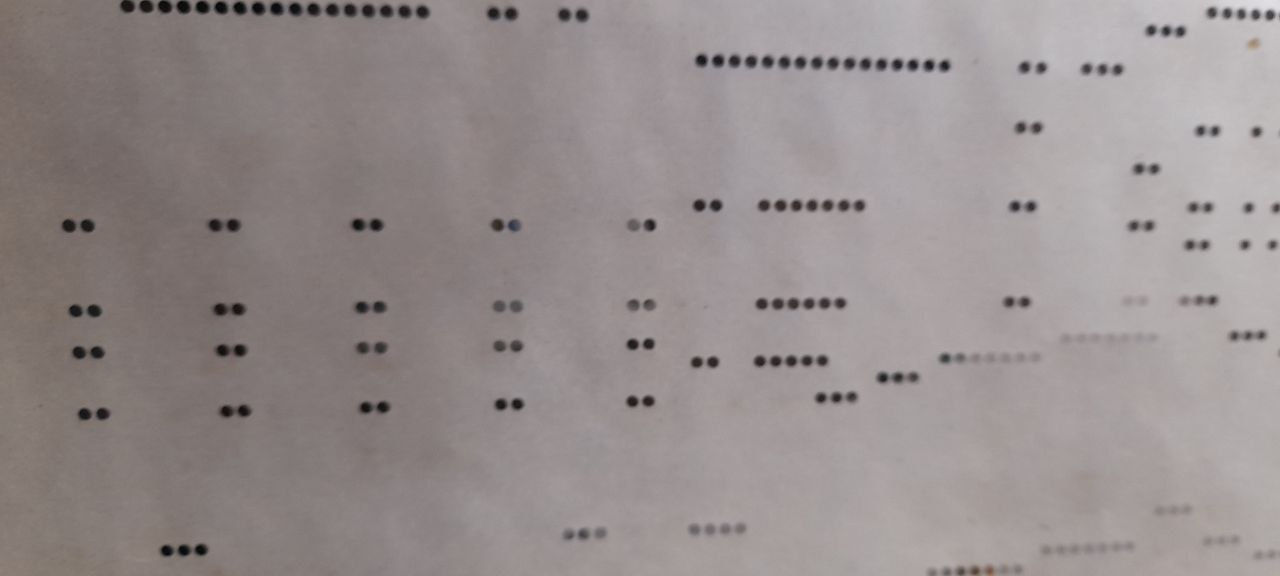
#> input picture visionSystem/img_test/photo_2023-11-09_18-46-16.jpg, 1280 x 576 px, given in place of the camera
$ python prueba_im_analisis.py
#> lines starting #> are read from the running program, lines starting #| are printed output that depends on the picture; after the words box and inside, x2 and y2 are one past the last pixel; in counts of white or black regions, pixels touching at a corner belong together; long printed decimals are rounded
import numpy as np
import cv2
import matplotlib.pyplot as plt
from skimage import feature

class LocalBinaryPatterns:
  def __init__(self, numPoints, radius):
    self.numPoints = numPoints
    self.radius = radius

  def describe(self, image, eps = 1e-7):
    lbp = feature.local_binary_pattern(image, self.numPoints, self.radius, method="uniform")
    (hist, _) = np.histogram(lbp.ravel(), bins=np.arange(0, self.numPoints+3), range=(0, self.numPoints + 2))

    # Normalize the histogram
    hist = hist.astype('float')
    hist /= (hist.sum() + eps)

    return hist, lbp
#####################################################################################


def emboss(image):
    kernel = np.array([[0,-1,-1],
                            [1,0,-1],
                            [1,1,0]])
    return cv2.filter2D(image, -1, kernel)


#capture = cv2.VideoCapture("001.mp4")
capture = cv2.VideoCapture(2)

desc = LocalBinaryPatterns(24, 8)
# [10 lines of commented-out code are left out]

while capture.isOpened():
    # grab the current frame and initialize the status text
    grabbed, frame = capture.read()
#> frame is the input picture: shape (576, 1280, 3); mean B, G, R 141.8, 142.1, 150.4
    image = frame

    if frame is not None:
        # convert the frame to grayscale, blur it, and detect circles
        gray = cv2.cvtColor(frame, cv2.COLOR_BGR2GRAY)
        blur = cv2.medianBlur(gray,5)
      #  circles = cv2.HoughCircles(blur,cv2.HOUGH_GRADIENT,1,20, param1=50,param2=30,minRadius=0,maxRadius=0)

        circles = cv2.HoughCircles(image=blur, method=cv2.HOUGH_GRADIENT, dp=0.05,
                            minDist=0.1, param1=110, param2=39,minRadius=0, maxRadius=70)
#> circles = None

        if circles is not None:
            # convert the (x, y) coordinates and radius of the circles to integers
            circles = np.round(circles[0, :]).astype("int")
            #circles = np.uint16(np.around(circles[0,:]))

            # loop over the (x, y) coordinates and radius of the circles
            for (x, y, r) in circles:
                # draw the circle in the output image, then draw a rectangle
                # corresponding to the center of the circle
                cv2.circle(blur, (x, y), r, (0, 0, 0), 2)

            # show the frame and record if a key is pressed
    cv2.imshow("Frame", blur)
    ###############################
    cv2.imshow("NN", frame)
    hist, lbp = desc.describe(gray)
#> in describe, `lbp = feature.local_binary_pattern(image, self.numPoints, self.radius,..`:
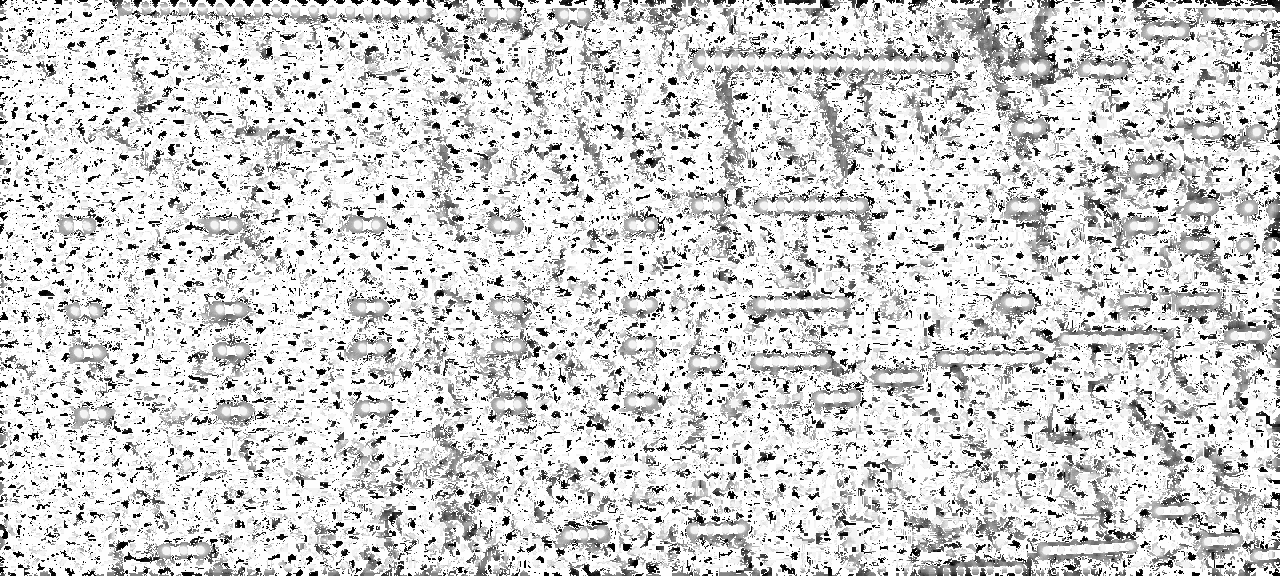
#> lbp: shape (576, 1280) float64; min 0, max 25, mean 20.5; drawn with min black and max white
#> in describe, `(hist, _) = np.histogram(lbp.ravel(), bins=np.arange(0, self.numPoints..`: hist = 26 values, max 436081 at index 25, min 5150 at index 6, mean 28356.9
#> in describe, `hist /= (hist.sum() + eps)`: hist = 26 values, max 0.591 at index 25, min 0.00699 at index 6, mean 0.0385
    print("Histogram of Local Binary Pattern value: {}".format(hist))
#| Histogram of Local Binary Pattern value: [0.02932 0.02171 0.01324 0.009755 0.007614 0.007624
#|  0.006985 0.008312 0.008533 0.01083 0.0104  0.01427
#|  0.01241 0.01689 0.01267 0.0155 0.01598 0.01738
#|  0.01331 0.014 0.01296 0.01607 0.02144 0.03073
#|  0.06058 0.5915]

    ##########################

    thresh = cv2.adaptiveThreshold(gray,255,cv2.ADAPTIVE_THRESH_GAUSSIAN_C, cv2.THRESH_BINARY,11,3)
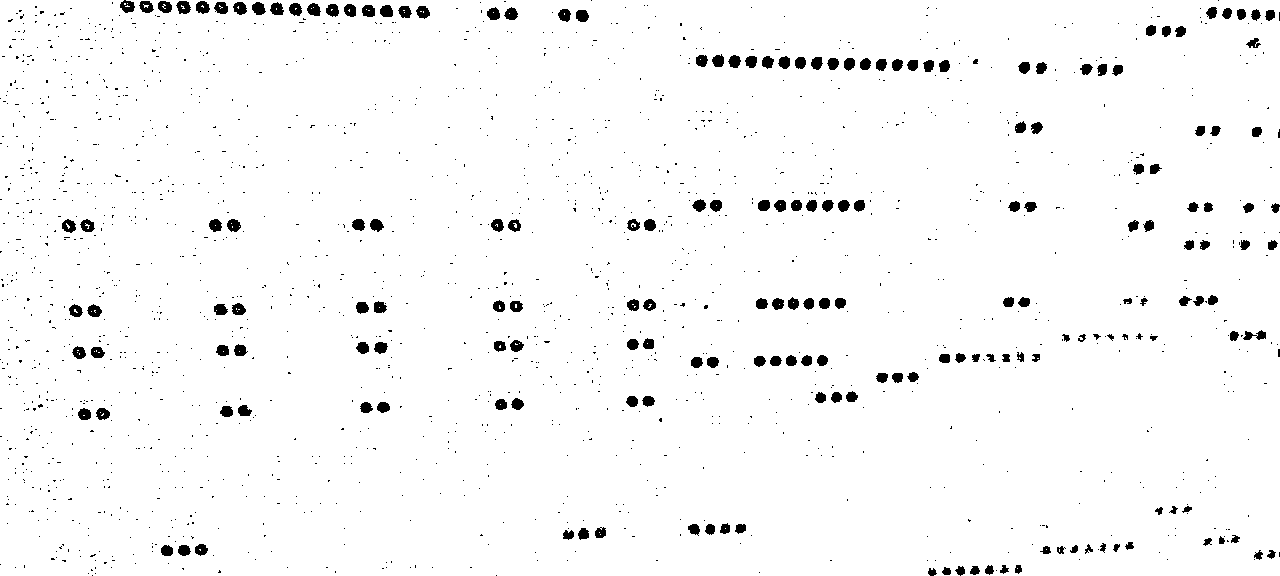
#> thresh: shape (576, 1280); 97.2% white; 1763 black regions (1569 under 20 px), largest, box (x1, y1, x2, y2) and area: (176, 1, 191, 14) 140, (196, 1, 210, 14) 134, (252, 2, 266, 15) 133

    canny = cv2.Canny(thresh, 120, 255, 1)
#> canny: shape (576, 1280); 2.4% white in thin lines or dots
    kernel = cv2.getStructuringElement(cv2.MORPH_RECT, (5,5))
    opening = cv2.morphologyEx(canny, cv2.MORPH_CLOSE, kernel)
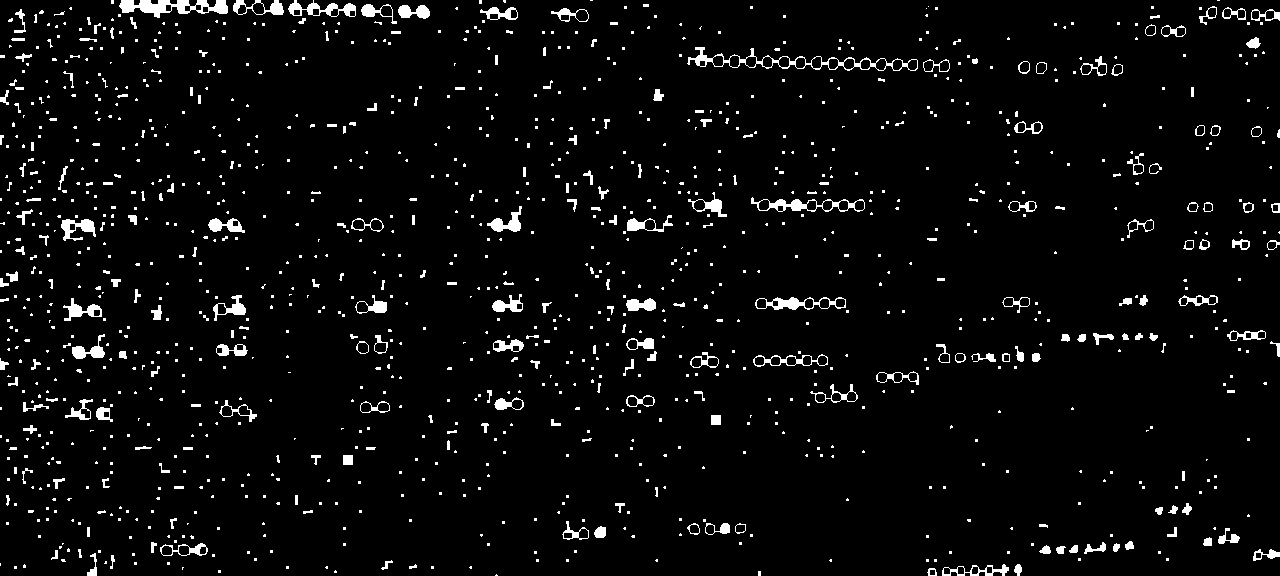
#> opening: shape (576, 1280); 4.1% white; 1208 white regions (934 under 20 px), largest, box (x1, y1, x2, y2) and area: (119, 0, 228, 18) 1040, (687, 47, 918, 71) 962, (751, 197, 865, 212) 577
    dilate = cv2.dilate(opening, kernel, iterations=2)
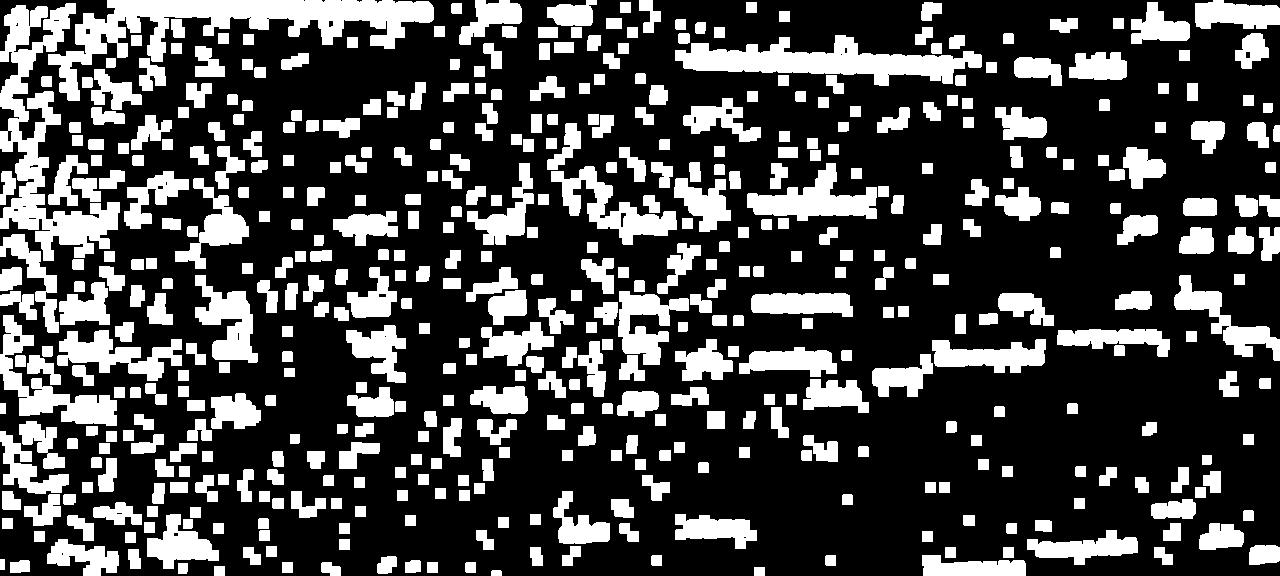
#> dilate: shape (576, 1280); 27.9% white; 489 white regions

    cnts = cv2.findContours(dilate, cv2.RETR_TREE, cv2.CHAIN_APPROX_SIMPLE)
#> cnts = 521 contours, 20 with area under 20; largest, box (x1, y1, x2, y2) and area: (48, 0, 434, 101) 10775, (0, 3, 120, 261) 9394, (675, 35, 982, 86) 6760, (0, 315, 117, 426) 3558, (747, 163, 877, 221) 3286
    cnts = cnts[0] if len(cnts) == 2 else cnts[1]

    min_area = 3000
    for c in cnts:
        area = cv2.contourArea(c)
        if area > min_area:
            cv2.drawContours(image, [c], -1, (36, 255, 12), 2)
#> this loop made 521 passes
#> area on passes 1, 4, 5: 49, 88.5, 99
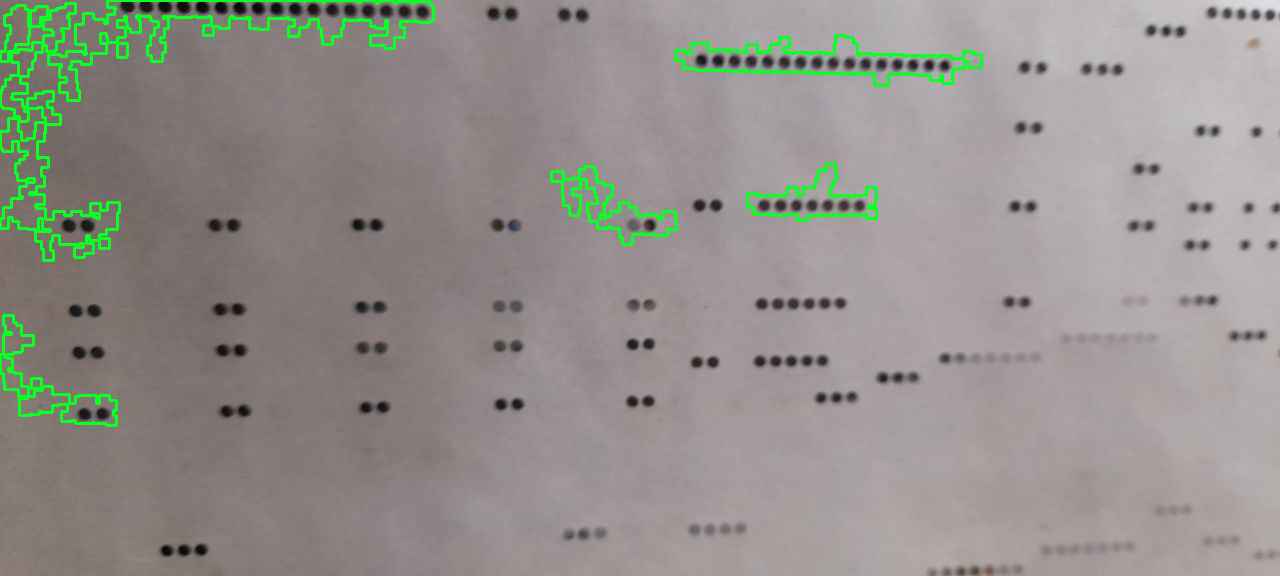
#> image: shape (576, 1280, 3); mean B, G, R 139.7, 145.1, 147.4

    cv2.imshow('image', image)

###############################################

    cv2.imshow("emboss", lbp)
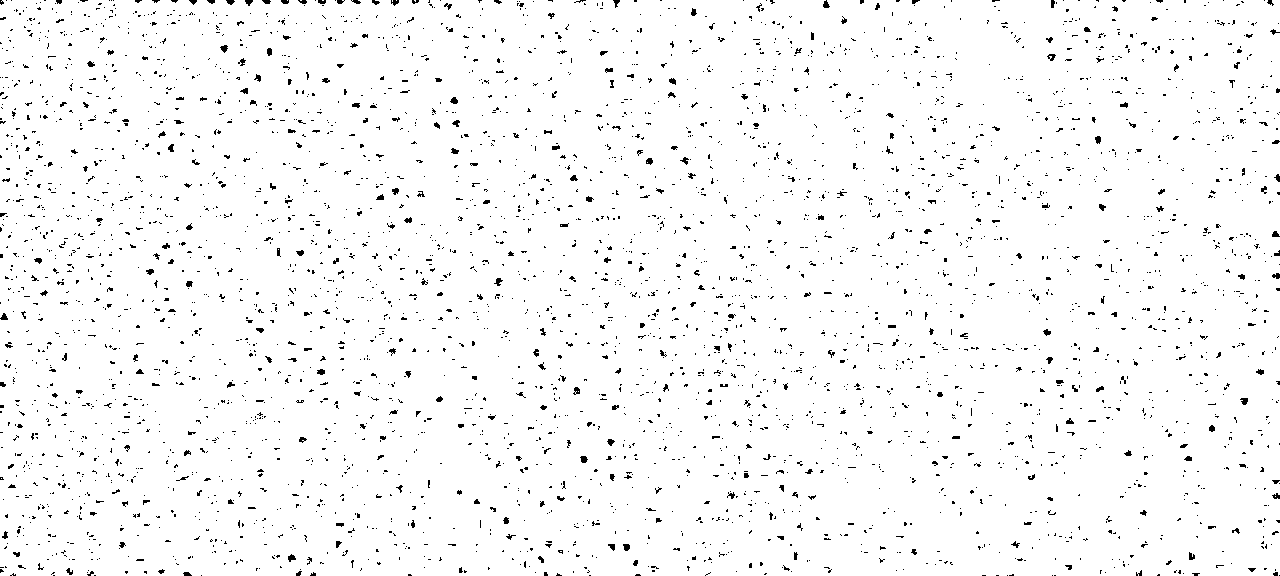
#> window 'emboss': shape (576, 1280); 97.1% white; black in thin lines or dots

    if cv2.waitKey(1) & 0xFF == ord('q'):
#> (key q is pressed here)
        break

capture.release()
cv2.destroyAllWindows()

#$$$$$$$$$$$$$$$$$$$$$$$$$$$$$$$$$$$$$$$$$$$$$$$$$$$$$$$$$


cv2.imwrite('image.png', image)
cv2.waitKey(0)

$ run again, on visionSystem/img_test/photo_2023-11-09_18-46-17.jpg
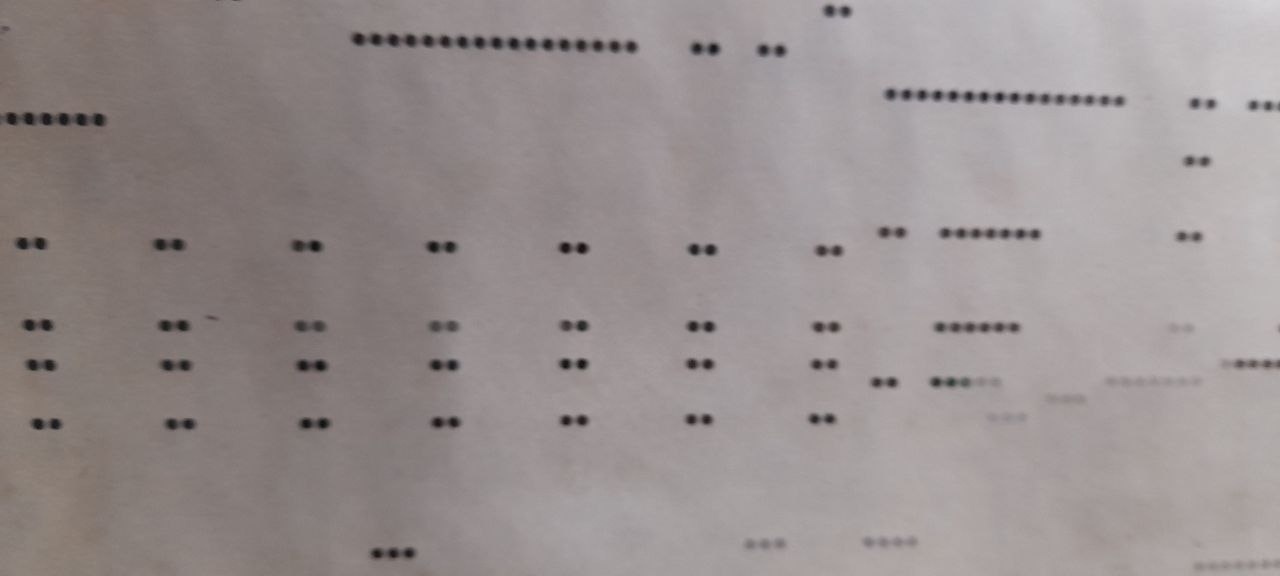
#> input picture visionSystem/img_test/photo_2023-11-09_18-46-17.jpg, 1280 x 576 px, given in place of the camera
#> frame is the input picture: shape (576, 1280, 3); mean B, G, R 143.6, 143.8, 152.1
#> circles = None
#> in describe, `(hist, _) = np.histogram(lbp.ravel(), bins=np.arange(0, self.numPoints..`: hist = 26 values, max 425656 at index 25, min 5152 at index 6, mean 28356.9
#> in describe, `hist /= (hist.sum() + eps)`: hist = 26 values, max 0.577 at index 25, min 0.00699 at index 6, mean 0.0385
#| Histogram of Local Binary Pattern value: [0.02669 0.02059 0.01224 0.00917 0.007453 0.007585
#|  0.006988 0.008888 0.00891 0.01164 0.01244 0.01805
#|  0.01536 0.02217 0.01536 0.0173 0.01501 0.01682
#|  0.01351 0.01383 0.0129 0.01625 0.02147 0.03253
#|  0.0595 0.5773 ]
#> thresh: shape (576, 1280); 97.7% white; 1396 black regions (1237 under 20 px), largest, box (x1, y1, x2, y2) and area: (977, 322, 1020, 332) 249, (1232, 360, 1280, 368) 236, (294, 320, 326, 332) 235
#> canny: shape (576, 1280); 1.9% white in thin lines or dots
#> opening: shape (576, 1280); 3% white; 968 white regions (749 under 20 px), largest, box (x1, y1, x2, y2) and area: (0, 111, 88, 126) 769, (964, 91, 1125, 113) 725, (1209, 550, 1280, 570) 426
#> `dilate = cv2.dilate(opening, kernel, iterations=2)`:
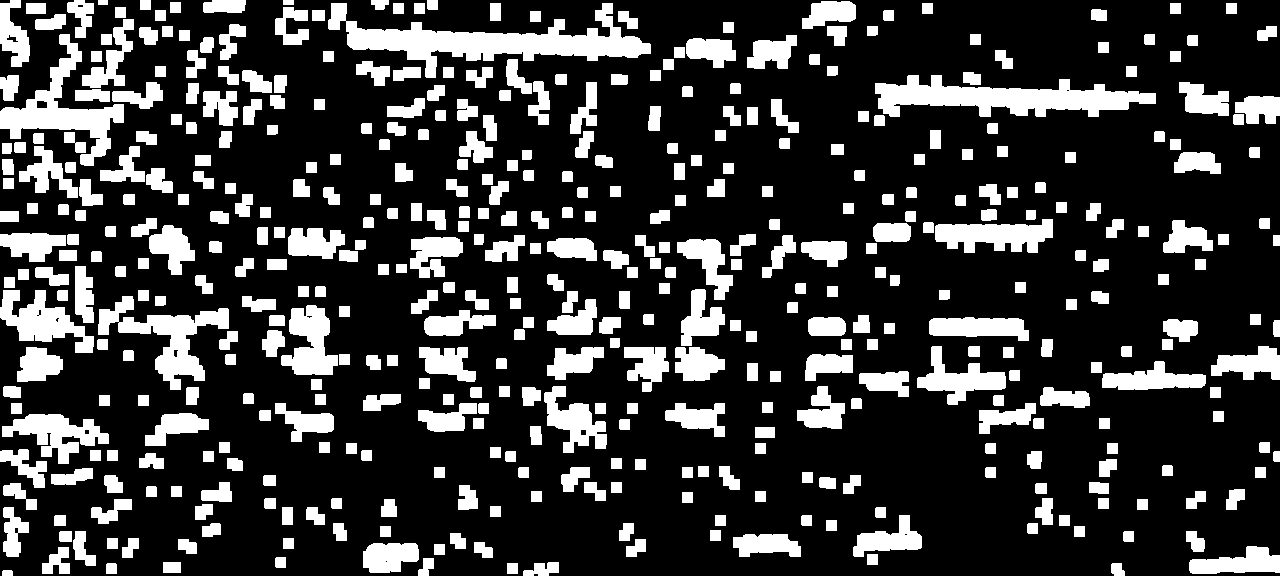
#> dilate: shape (576, 1280); 22.6% white; 462 white regions
#> cnts = 477 contours, 9 with area under 20; largest, box (x1, y1, x2, y2) and area: (328, 3, 651, 78) 7721, (875, 75, 1156, 117) 5896, (0, 34, 124, 166) 4285, (98, 296, 229, 390) 3697, (0, 290, 94, 353) 2566
#> the loop `for c in cnts:` made 477 passes
#> area on passes 1, 2, 4: 49, 128.5, 99
#> `cv2.imshow("emboss", lbp)`:
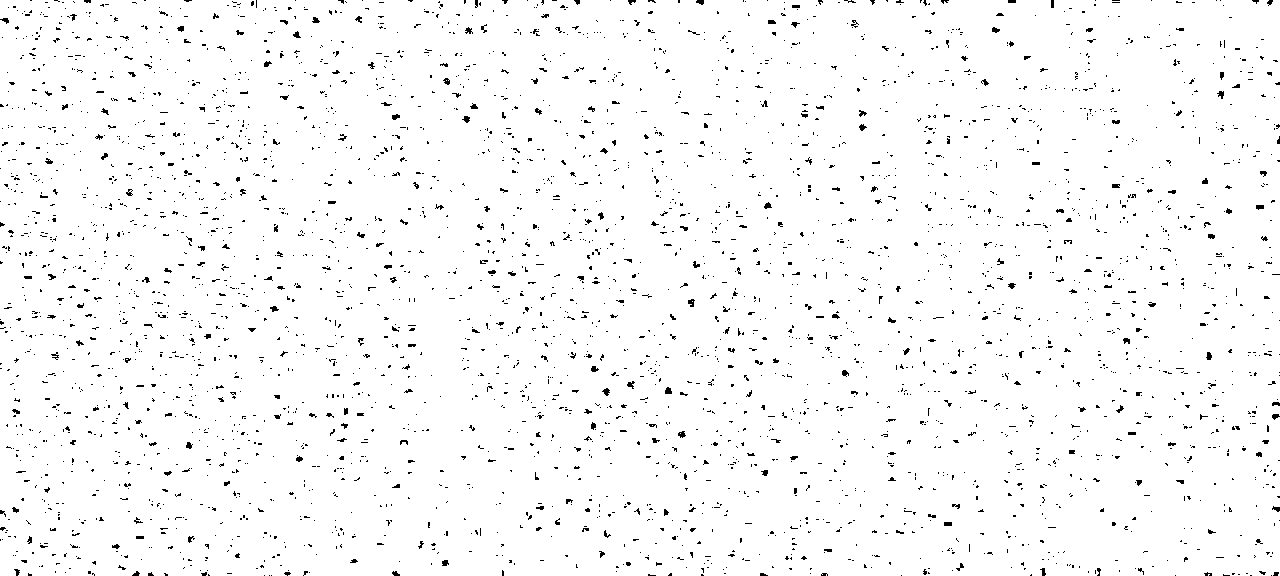
#> window 'emboss': shape (576, 1280); 97.3% white; black in thin lines or dots
